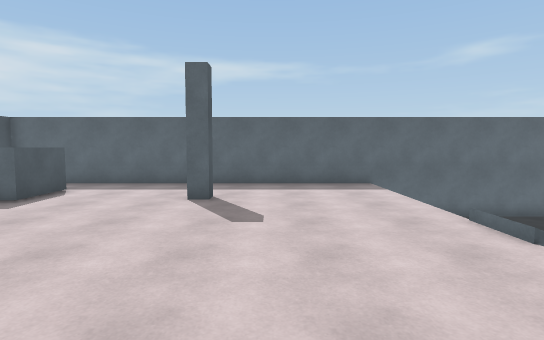
View 1 (above)

14 first-person views from a walk through a scene from a Unity 3-D project. The camera is 1.5 m above the floor, tilts 4° down and sees 80° across. The floor is counted in squares, 1 m on a side. Each view is taken from the middle of a square. On the plan, view 1 faces up. The plan holds only what a view shows up to about 15 squares ahead; the rest is blank. The player character is not drawn.

View 2
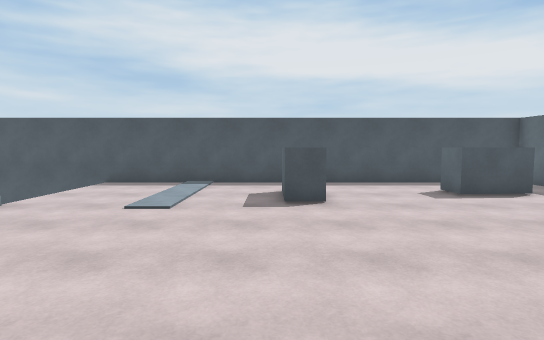

View 3
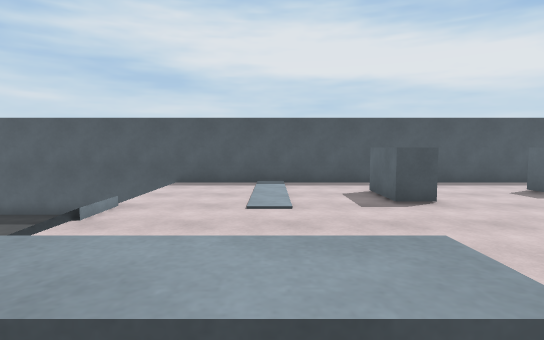

View 4
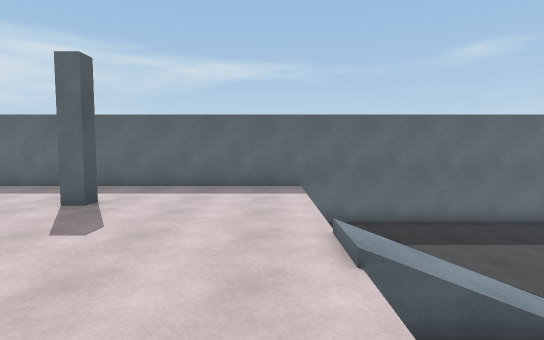

View 5
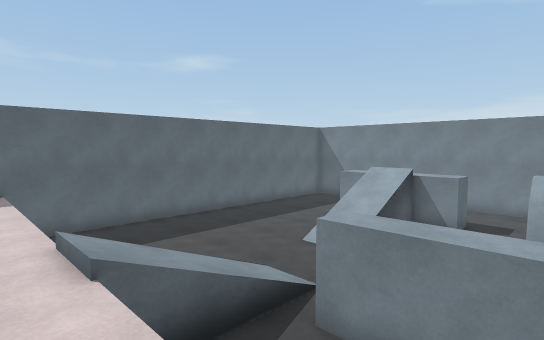

View 6
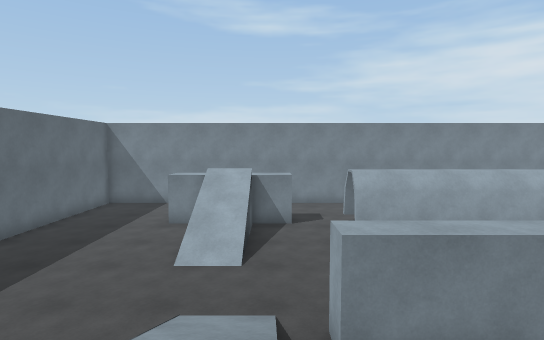

View 7
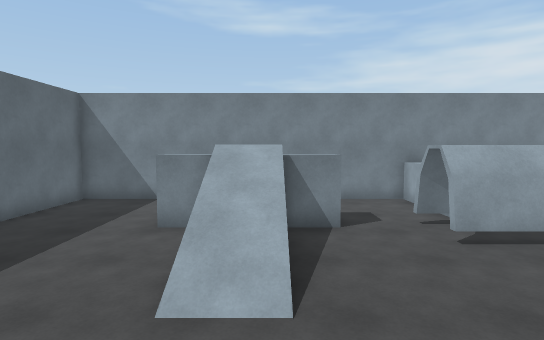

View 8
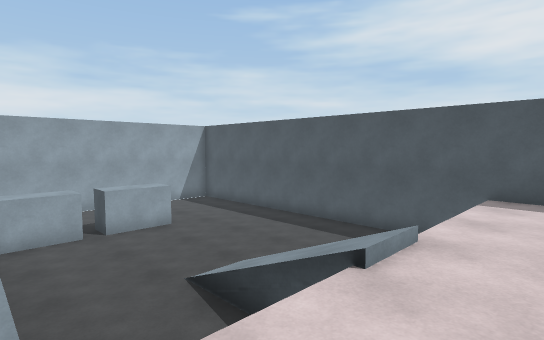

View 9
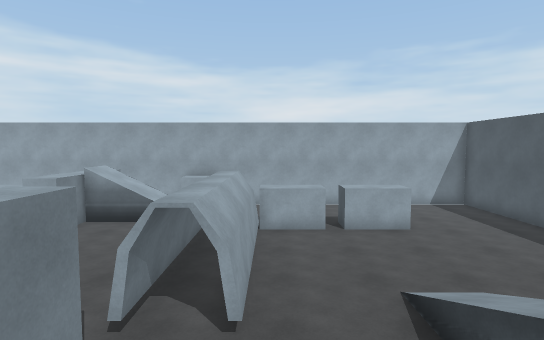

View 10
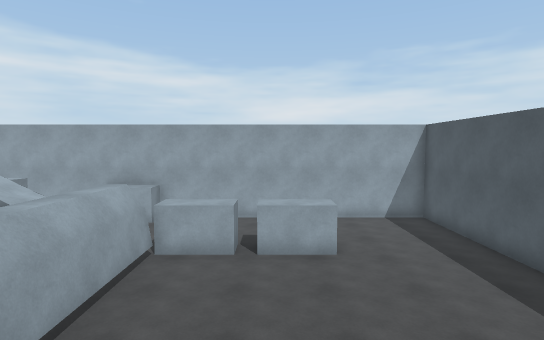

View 11
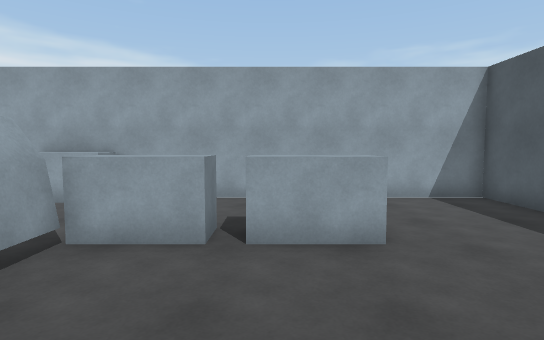

View 12
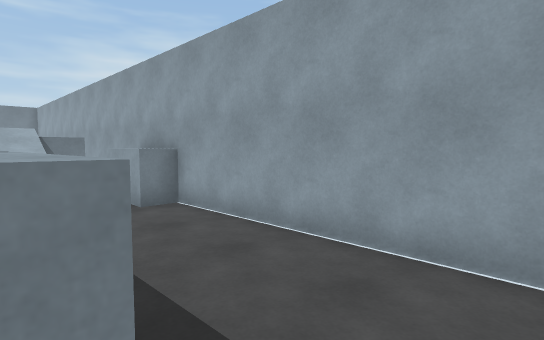

View 13
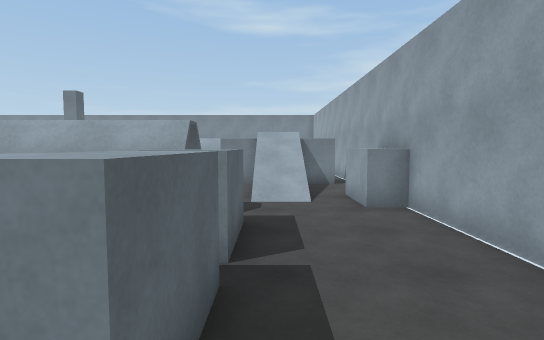

View 14
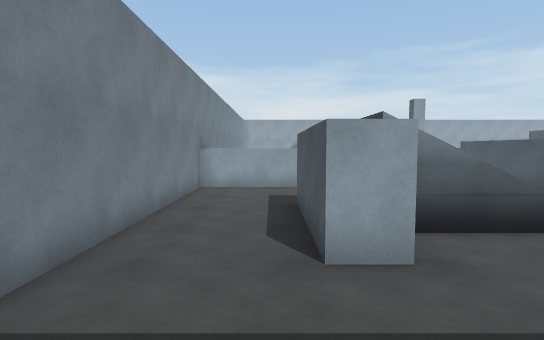

### Floor plan
Key: @ floor where view 1 was taken; # wall or solid block; . main floor; : floor 1.5 m higher than the main floor; + floor 2 m higher than the main floor; / step, stairs or slope; = window, fence, low wall or low ledge; ^ raised ledge.
Columns run from 11 left of view 1 to 20 right of it. Each row starts with its distance up from view 1.
 14 ################################
 13 # ::::::::::::::...............#
 12 #  ::::::::::::: ..............#
 11 #   ^:::::::::::  .............#
 10 #:  ^:::::::::::  .............#
  9 #::^^:::::::::::  ........##...#
  8 #:::::::::::::::   ......./+...#
  7 #::::::::::::::/....../////+...#
  6 #:::::::::::::://///../////+...#
  5 #:::::::::::::://///....../+...#
  4 #::^ ^:::::::::/ .##...........#
  3 #:::^:::::::::::  ## ..........#
  2 #:::::::::::::    ##  ...##....#
  1 #::::::::::::^:   ##   ..##^^^^#
  0 #::::::::::@^^:    #     # ^^^^#
 -1 #:::::::::: ^^     #     #     #
 -2 #:::::::::::       #     #     #
 -3 #:::::::::               #
 -4 #::::://                 #
 -5 #     //    #
 -6 #     //..  ..
 -7 #..   //...##.
 -8 #.....//...##..
 -9 #..........##..
-10 #..........##...
-11 #..........## ...
-12 #..........##  ..
-13 #.......#^=##  ..##
-14 #.......^^^......#
-15 #............////#
-16 #............////#
-17 #............//..#
-18 #...........^^^....
-19 #####################

Where each view was taken, in squares from view 1:
view 1: 0 up, 0 right, facing up
view 2: 3 up, 3 right, facing left
view 3: 0 up, 3 right, facing left
view 4: 1 up, 3 right, facing up
view 5: 1 up, 3 right, facing up-right
view 6: 5 up, 3 right, facing right
view 7: 6 up, 7 right, facing right
view 8: 2 down, 0 right, facing down-left
view 9: 2 down, 1 left, facing down
view 10: 4 down, 4 left, facing down
view 11: 8 down, 4 left, facing down
view 12: 14 down, 7 left, facing down-right
view 13: 15 down, 7 left, facing right
view 14: 13 up, 17 right, facing down
